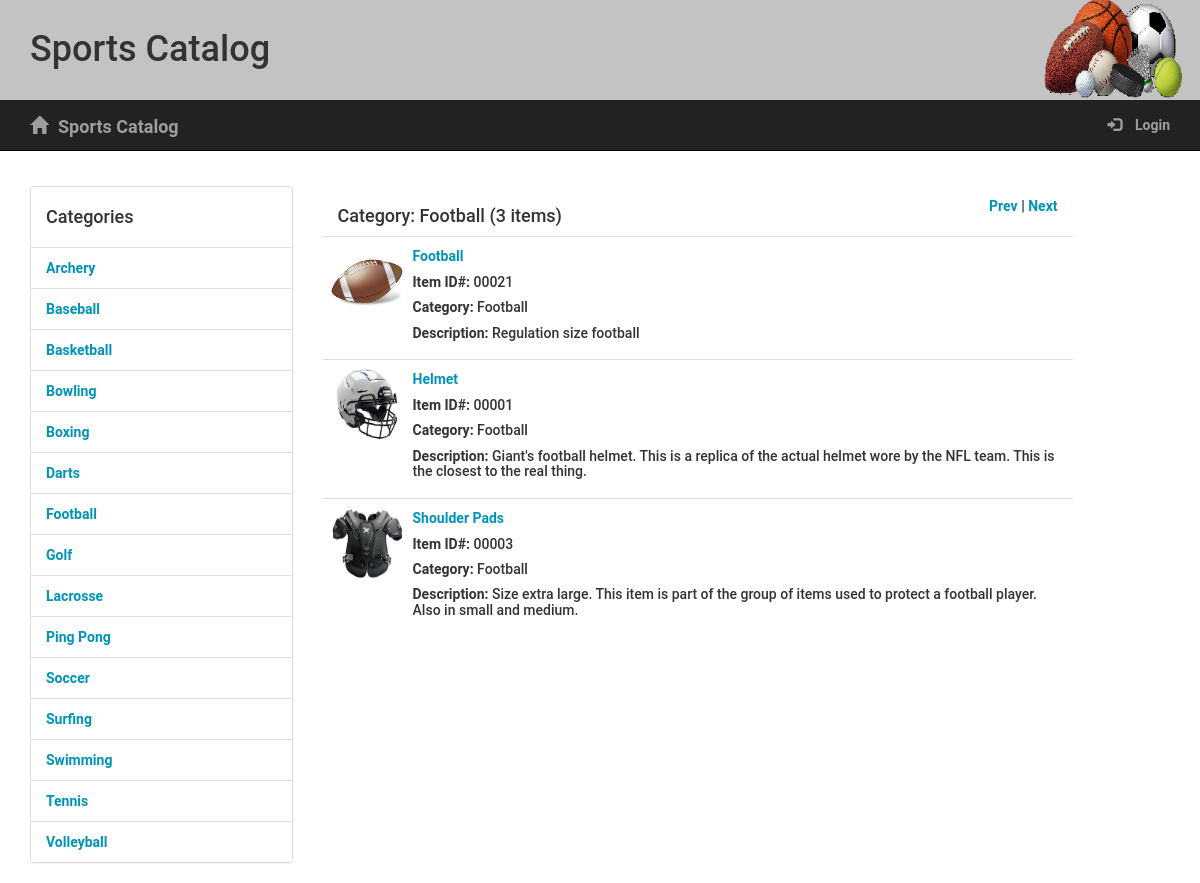
Screenshot of /catalog/Football/items/ with the database file from the repository.
### models.py (models this page shows, shortened)
class Category(Base):
    __tablename__ = 'category'
    name = Column(String(250), nullable=False, unique=True)
    id = Column(Integer, primary_key=True)
    user_id = Column(Integer, nullable=False)

class CatalogItem(Base):
    __tablename__ = 'catalogitem'
    __table_args__ = (
        Index('itemIndex', 'name', 'category_id', unique=True),
    )
    id = Column(Integer, primary_key=True)
    name = Column(String(250), nullable=False)
    desc = Column(String(250), nullable=False)
    image = Column(String(250), nullable=False)
    category_id = Column(ForeignKey('category.id'))
    category = relationship(Category, backref='items') # backref added for JSON endpoint
    user_id = Column(Integer, nullable=False)

### app.py (the view)
@app.route('/catalog/<string:name>/items/')
def showCategoryItems(name):
    category = session.query(Category).filter_by(name=name).one()
    items = session.query(
        CatalogItem).filter_by(category_id=category.id).order_by(
            asc(CatalogItem.name)).all()
    itemcount = session.query(
        CatalogItem).filter_by(category_id=category.id).count()
    if itemcount == 1:
        itemtitle = "%s (%s item)" % (category.name, str(itemcount))
    else:
        itemtitle = "%s (%s items)" % (category.name, str(itemcount))
    categories = session.query(
        Category).order_by(asc(Category.name)).all()
    cat = []
    for x, c in enumerate(categories):
        cat.append(c.name)
        if name == cat[x]:
            curIndex = x
    if curIndex == 0:
        prevCat = cat[len(cat)-1]
    else:
        prevCat = cat[curIndex-1]
    if curIndex == len(cat)-1:
        nextCat = cat[0]
    else:
        nextCat = cat[curIndex+1]
    return render_template('categories.html', category=category,
                           categories=categories, items=items,
                           itemtitle=itemtitle, displayRecent=False,
                           prevCat=prevCat, nextCat=nextCat)

### templates/categories.html (shortened to what this page needs)
{% extends "main.html" %}
{% block content %}
	<div class="row padding-top padding-bottom"></div>
	<div class="row grid-divider">
		<div class="col-sm-3">
			<div class="col-padding">
				<div class="panel-group">
					<div class="panel panel-default">
						<div class="list-group">
							<div class="panel-heading catheading"><h4>Categories</h4></div>
							{% for category in categories %}
								<div class="list-group-item"><a href="{{url_for('showCategoryItems', name=category.name)}}">{{category.name}}</a></div>
							{% endfor %}
						</div>
					</div>
				</div>
			</div>
		</div>
		<div class="col-sm-8 ">
			{% if displayRecent %}
				<div class="panel-heading "><h4>Items Recently Added</h4></div>
			{%else%}
				<div class="panel-heading"><h4 class="pull-left">Category: {{itemtitle}}</h4>
					<div class="pull-right">
						<div class="col-sm-1"></div>
						<div class="pull-right">
							<a href="{{url_for('showCategoryItems', name=prevCat)}}">Prev</a> | <a href="{{url_for('showCategoryItems', name=nextCat)}}">Next</a>
						</div>
					</div>
				</div>
			{% endif %}
			<table class="table table-hover">
				<tbody>
					{% if displayRecent %}
						{% for item in items %}
							<tr>
								<td class="col-sm-8 col-md-6">
										<div class="media-left">
											<img class="media-object" src="{{ url_for('send_image', filename=item[0].image) }}" style="width: 72px; height: 72px;">
										</div>
										<div class="media-body">
											<h4 class="media-heading"><a href= "{{url_for('showItem', category_name=item[1], item_name=item[0].name)}}">{{item[0].name}}</a></h4>
											<h5><span>Item ID#: </span>{{'{:0>5d}'.format(item[0].id)}}</h5>
											<h5><span>Category: </span>{{item[1]}}</h5>
											<h5><span>Description: </span>{{item[0].desc}}</h5>
										</div>
									</div>
								</td>
							</tr>
						{% endfor %}
					{%else%}
						{% for item in items %}
							<tr>
								<td class="col-sm-8 col-md-6">
									<div class="media-left">
										<img class="media-object" src="{{ url_for('send_image', filename=item.image) }}" style="width: 72px; height: 72px;">
									</div>
									<div class="media-body">
										<h4 class="media-heading"><a href= "{{url_for('showItem', category_name=category.name, item_name=item.name)}}">{{item.name}}</a></h4>
										<h5><span>Item ID#: </span>{{'{:0>5d}'.format(item.id)}}</h5>
										<h5><span>Category: </span>{{category.name}}</h5>
										<h5><span>Description: </span>{{item.desc}}</h5>
									</div>
								</td>
							</tr>
						{% endfor %}
					{% endif %}
				</tbody>
			</table>
		</div>
	</div>
{% endblock %}

### static/styles.css (style rules this page uses)
* { font-family: "Helvetica Neue Bold", Roboto, Helvetica, Arial, sans-serif; font-weight: 700; }
a { font-size: 14px; color: #0093B9; line-height: 17px; }
.padding-top { padding-top: 10px; }
.padding-bottom { padding-bottom: 10px; }

### rows the page displays
Category: name "Archery"
Category: name "Baseball"
Category: name "Basketball"
Category: name "Bowling"
Category: name "Boxing"
Category: name "Darts"
Category: name "Football"
Category: name "Golf"
Category: name "Lacrosse"
Category: name "Ping Pong"
Category: name "Soccer"
Category: name "Surfing"
Category: name "Swimming"
Category: name "Tennis"
Category: name "Volleyball"
CatalogItem: image (picture), name "Football", id "00021", desc "Regulation size football"
CatalogItem: image (picture), name "Helmet", id "00001", desc "Giant's football helmet. This is a replica of the actual helmet wore by the NFL team. This is the closest to the real thing."
CatalogItem: image (picture), name "Shoulder Pads", id "00003", desc "Size extra large. This item is part of the group of items used to protect a football player. Also in small and medium."

### other values shown
{{ itemtitle }} "Football (3 items)"
